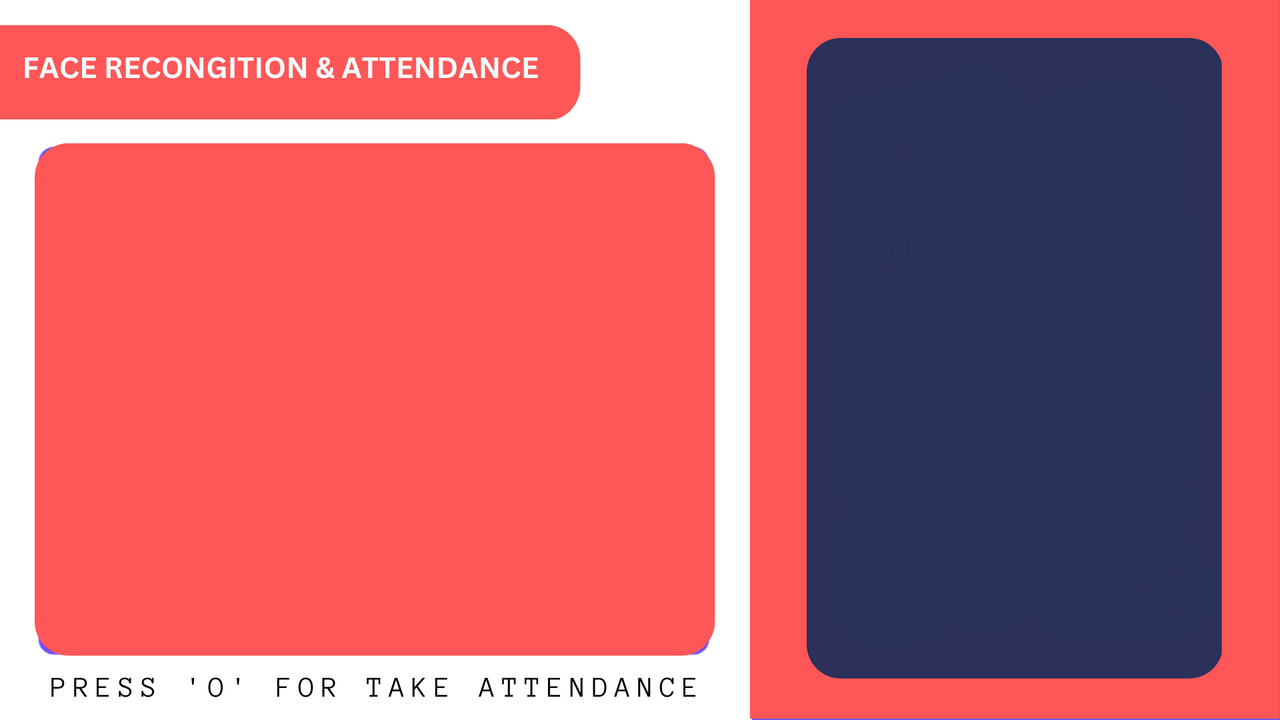
#> input picture garbage/facedet 2/facedet/background.png, 1280 x 720 px
$ python test.py
#> lines starting #> are read from the running program, lines starting #| are printed output that depends on the picture; after the words box and inside, x2 and y2 are one past the last pixel; in counts of white or black regions, pixels touching at a corner belong together
# FACE RECOGNIZATION

# For recognizing face we will use a KNN classification (and regression) algorithm
# KNN is available in a ML library named SciKit learn
# K-Nearest Neighbors (KNN) is a simple and widely used supervised machine learning algorithm used for classification and regression tasks. It's a type of instance-based learning, or lazy learning, where the algorithm makes predictions based on the majority class or average value of the k-nearest data points in the feature space.

# KNN has two phases

# 1: Training Phase
#    During the training phase, the algorithm simply memorizes the training dataset, storing the feature vectors and their corresponding labels.

# 2: Prediction Phase
#    When making a prediction for a new data point, the algorithm identifies the k-nearest neighbors to that point in the feature space. The distance metric (such as Euclidean distance) is commonly used to measure the similarity between data points.
#    * For classification, the algorithm assigns the majority class among the k-neighbors to the new data point.
#    * For regression, the algorithm calculates the average (or weighted average) of the target values of the k-neighbors and assigns this value to the new data point.


# KNN is a lazy learning algorithm that memorizes the entire training dataset.

# Lazy learning is an approach where the algorithm does not create an explicit model during the training phase.
# Instead, it "memorizes" the entire training dataset.

# During the training phase, lazy learning algorithms do minimal work.
# They store the training instances and their corresponding labels without building an explicit model
# or making significant computations.


from sklearn.neighbors import KNeighborsClassifier
from sklearn.neighbors import RadiusNeighborsClassifier

import cv2
import pickle # file storing library pkl

from datetime import datetime
import csv
import time
import os

from win32com.client import Dispatch

def speak(str1):
    speak = Dispatch(("SAPI.SpVoice"))
    speak.Speak(str1)

video = cv2.VideoCapture(0)
facedetect = cv2.CascadeClassifier('data/haarcascade_frontalface_default.xml')

# Loading Names data
with open('data/names.pkl', 'rb') as f:
#> (reads garbage/facedet 2/facedet/data/names.pkl from the repository)
    LABELS = pickle.load(f)

# Loading Faces data
with open('data/faces_data.pkl', 'rb') as f:
#> (reads garbage/facedet 2/facedet/data/faces_data.pkl from the repository)
    FACES = pickle.load(f)

knn = KNeighborsClassifier(n_neighbors=5)
knn.fit(FACES, LABELS)

imgBackground = cv2.imread('background.png')
#> imgBackground is the input picture: shape (720, 1280, 3); mean B, G, R 113.5, 101.4, 193

COL_NAMES = ['NAME', 'TIME']

while True:
    ret, frame = video.read()
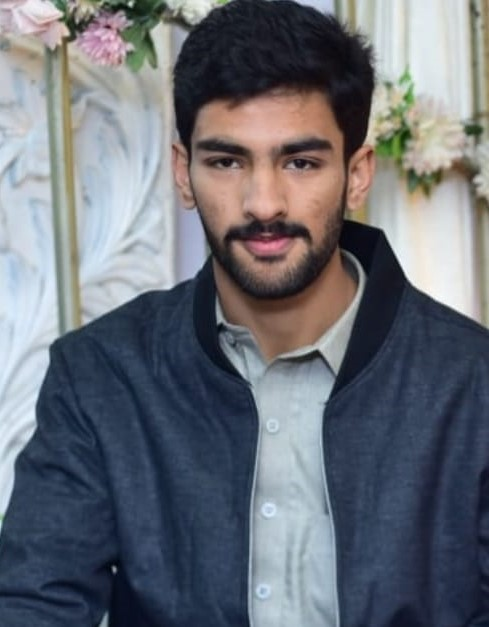
#> input picture garbage/mypic1.jpeg, 489 x 627 px, given in place of the camera
#> frame is the input picture: shape (627, 489, 3); mean B, G, R 118.5, 110.3, 106.3
    gray = cv2.cvtColor(frame, cv2.COLOR_BGR2GRAY) # conv BGR to greyscale
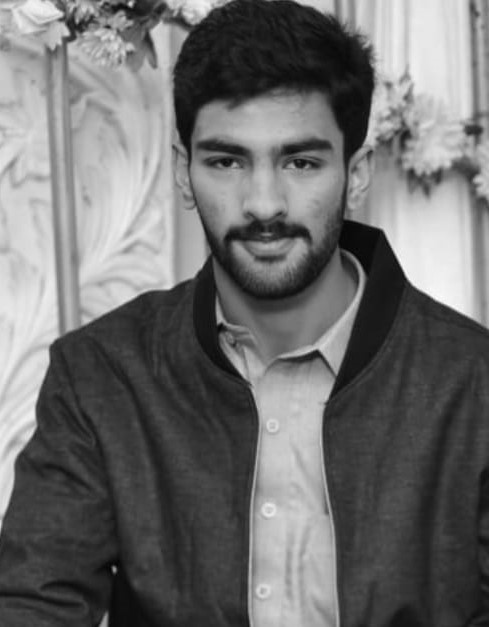
#> gray: shape (627, 489); min 2, max 254, mean 110
    faces = facedetect.detectMultiScale(gray, 1.3, 5) # giving threashold 1.3-5
#> faces = [[145, 67, 237, 237]]
    for (x, y, w, h) in faces:
        crop_img = frame[y:y+h, x:x+w, : ] # parameters[top->top+height=bottom, left->left+width=right, channels (left blank to include all channels i.e RGB~ 3-2-1) ]
        resized_img = cv2.resize(crop_img, (50, 50)).flatten().reshape(1,-1) # parameters(image, tuple of dimension to resize in) here we'll flatten and then resize the image to be in single vector i.e we'll pass 1 image at a time to our machine learning algorithm that is KNN
        output = knn.predict(resized_img)
        ts = time.time()
        date = datetime.fromtimestamp(ts).strftime("%d-%m-%Y")
        timeStamp = datetime.fromtimestamp(ts).strftime("%H:%M:%S")
        exist = os.path.isfile("Attendance/" + date + ".csv")
        cv2.rectangle(frame, (x,y), (x+w,y+h), (0,0,255), 1)
        cv2.rectangle(frame, (x,y), (x+w,y+h), (50,50,255), 2)
        cv2.rectangle(frame, (x,y-40), (x+w,y), (50,50,255), -1)
        cv2.putText(frame, str(output[0]), (x,y-15), cv2.FONT_HERSHEY_COMPLEX, 1, (255,255,255), 1)
        cv2.rectangle(frame, (x,y), (x+w, y+h), (50,50,255), 1) # parameters(cordinates, dimension, color, thickness) rectangle on face
        attendance = [str(output[0]), str(timeStamp)] # adding attendance inside a list
#> this loop made 1 pass
#> (x, y, w, h, date, exist, attendance) on pass 1: (145, 67, 237, 237, '20-11-2026', False, ['SAMI', '08:48:14'])
#> pass 1, `crop_img = frame[y:y+h, x:x+w, : ]`:
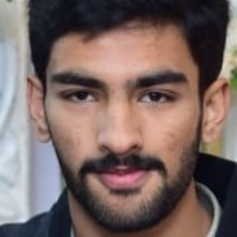
#> crop_img: shape (237, 237, 3); mean B, G, R 98.6, 102.5, 121.1
#> after the loop:
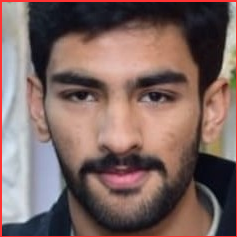
#> crop_img: shape (237, 237, 3); 2.52% of pixels changed, all inside (x1, y1, x2, y2) = (0, 0, 237, 237)
#> after the loop:
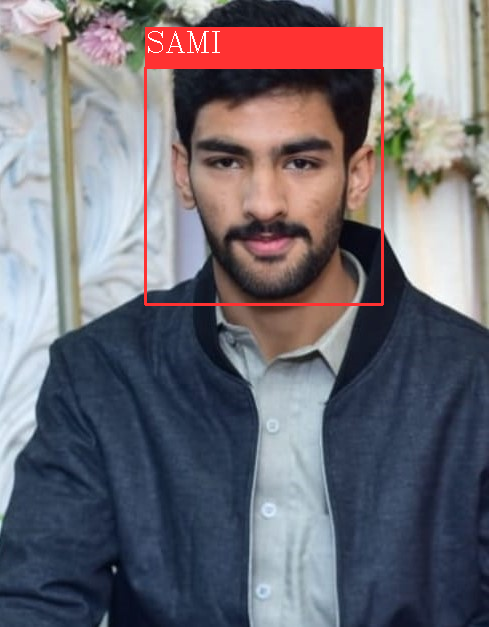
#> frame: shape (627, 489, 3); 3.95% of pixels changed, all inside (x1, y1, x2, y2) = (144, 27, 384, 306)
#> (the run stopped early here; a loop or call above may not have finished)
